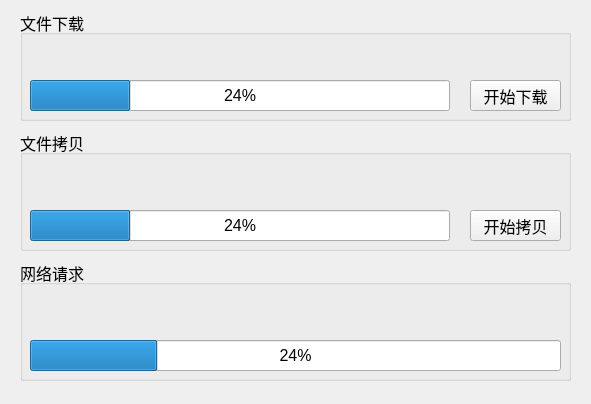
<?xml version="1.0" encoding="UTF-8"?>
<ui version="4.0">
 <class>Widget</class>
 <widget class="QWidget" name="Widget">
  <property name="geometry">
   <rect>
    <x>0</x>
    <y>0</y>
    <width>591</width>
    <height>404</height>
   </rect>
  </property>
  <property name="font">
   <font>
    <pointsize>12</pointsize>
   </font>
  </property>
  <property name="windowTitle">
   <string>Widget</string>
  </property>
  <widget class="QGroupBox" name="groupBox">
   <property name="geometry">
    <rect>
     <x>20</x>
     <y>10</y>
     <width>551</width>
     <height>111</height>
    </rect>
   </property>
   <property name="title">
    <string>文件下载</string>
   </property>
   <widget class="QProgressBar" name="pgbFileDownload">
    <property name="geometry">
     <rect>
      <x>10</x>
      <y>70</y>
      <width>420</width>
      <height>31</height>
     </rect>
    </property>
    <property name="value">
     <number>24</number>
    </property>
   </widget>
   <widget class="QPushButton" name="btnFileDownload">
    <property name="geometry">
     <rect>
      <x>450</x>
      <y>70</y>
      <width>91</width>
      <height>31</height>
     </rect>
    </property>
    <property name="text">
     <string>开始下载</string>
    </property>
   </widget>
  </widget>
  <widget class="QGroupBox" name="groupBox_2">
   <property name="geometry">
    <rect>
     <x>20</x>
     <y>130</y>
     <width>551</width>
     <height>121</height>
    </rect>
   </property>
   <property name="title">
    <string>文件拷贝</string>
   </property>
   <widget class="QProgressBar" name="pgbFileCopy">
    <property name="geometry">
     <rect>
      <x>10</x>
      <y>80</y>
      <width>420</width>
      <height>31</height>
     </rect>
    </property>
    <property name="value">
     <number>24</number>
    </property>
   </widget>
   <widget class="QPushButton" name="btnFileCopy">
    <property name="geometry">
     <rect>
      <x>450</x>
      <y>80</y>
      <width>91</width>
      <height>31</height>
     </rect>
    </property>
    <property name="text">
     <string>开始拷贝</string>
    </property>
   </widget>
  </widget>
  <widget class="QGroupBox" name="groupBox_3">
   <property name="geometry">
    <rect>
     <x>20</x>
     <y>260</y>
     <width>551</width>
     <height>121</height>
    </rect>
   </property>
   <property name="title">
    <string>网络请求</string>
   </property>
   <widget class="QProgressBar" name="pgbNetwork">
    <property name="geometry">
     <rect>
      <x>10</x>
      <y>80</y>
      <width>531</width>
      <height>31</height>
     </rect>
    </property>
    <property name="value">
     <number>24</number>
    </property>
   </widget>
  </widget>
 </widget>
 <resources/>
 <connections/>
</ui>
